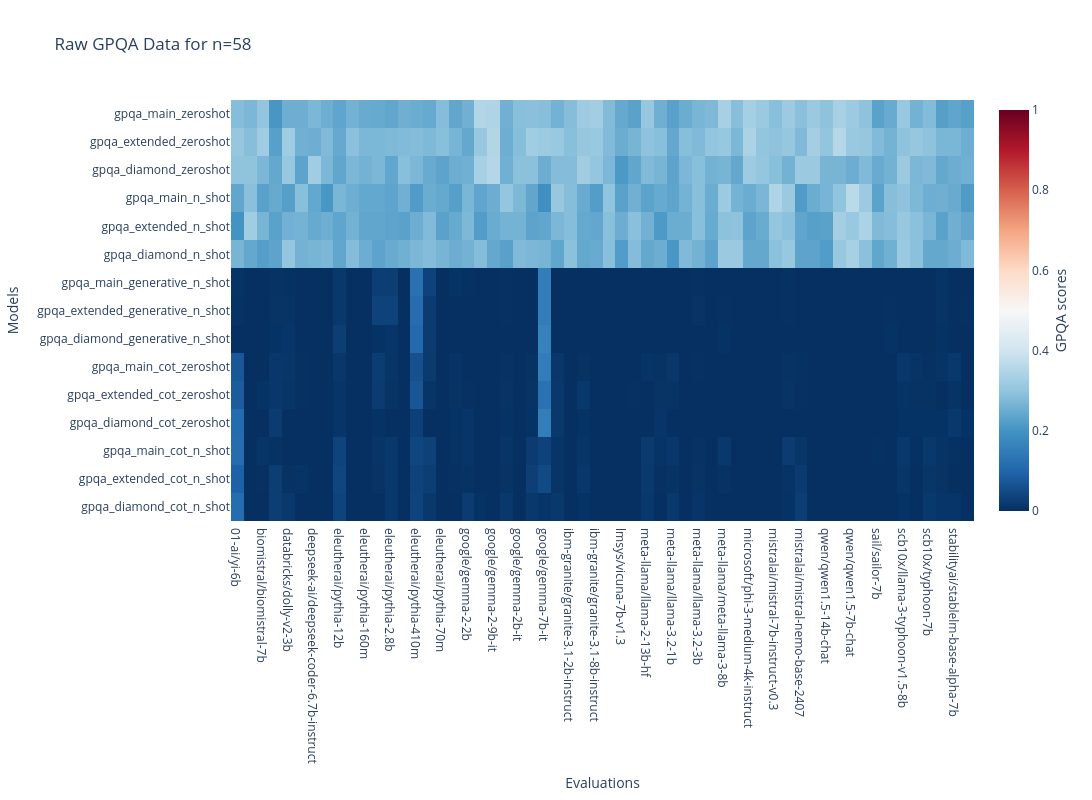

Notebook code cell kept with this figure:
### Code cell
import pandas as pd

eval_losses = pd.read_csv('evals_aggregate_n58.csv', index_col=0)
gpqa_data = eval_losses.loc[:, gpqa_evals]
gpqa_data = gpqa_data.sort_index()

# Make plotly heatmap 
import plotly.graph_objects as go
fig = go.Figure(data=go.Heatmap(
        z=gpqa_data.values.T,
        x=gpqa_data.index,  # evaluations on x-axis
        y=gpqa_data.columns,    # models on y-axis (ordered by PC)
        colorscale='RdBu_r',
        hoverongaps=False,
        zmid=0.5,
        colorbar=dict(title='GPQA scores', title_side='right')
    ))
fig.update_layout(
        title=f'Raw GPQA Data for n=58',
        xaxis_title='Evaluations',
        yaxis_title='Models',
        height=800,
        width=1500
    )

fig.show()

fig.write_image('/Users/liam/quests/lsoc-psych/lsoc1/figures/aggregate_pca_v1/gpqa_heatmap_n58.png', scale=2)

### Figure 1 — Plotly figure (JSON) as saved in the notebook; plotly's stock layout.template omitted (floating-point values rounded to 4 significant figures; data arrays with more than 128 entries replaced by an {"elided": "..."} marker saying what was removed)
{"data": [{"colorbar": {"title": {"side": "right", "text": "GPQA scores"}}, "colorscale": [[0, "rgb(5,48,97)"], [0.1, "rgb(33,102,172)"], [0.2, "rgb(67,147,195)"], [0.3, "rgb(146,197,222)"], [0.4, "rgb(209,229,240)"], [0.5, "rgb(247,247,247)"], [0.6, "rgb(253,219,199)"], [0.7, "rgb(244,165,130)"], [0.8, "rgb(214,96,77)"], [0.9, "rgb(178,24,43)"], [1, "rgb(103,0,31)"]], "hoverongaps": false, "type": "heatmap", "x": ["01-ai/yi-6b", "01-ai/yi-6b-chat", "biomistral/biomistral-7b", "databricks/dolly-v2-12b", "databricks/dolly-v2-3b", "databricks/dolly-v2-7b", "deepseek-ai/deepseek-coder-6.7b-instruct", "deepseek-ai/deepseek-r1-distill-llama-8b", "eleutherai/pythia-12b", "eleutherai/pythia-14m", "eleutherai/pythia-160m", "eleutherai/pythia-1b", "eleutherai/pythia-2.8b", "eleutherai/pythia-31m", "eleutherai/pythia-410m", "eleutherai/pythia-6.9b", "eleutherai/pythia-70m", "epfl-llm/meditron-7b", "google/gemma-2-2b", "google/gemma-2-9b", "google/gemma-2-9b-it", "google/gemma-2b", "google/gemma-2b-it", "google/gemma-7b", "google/gemma-7b-it", "ibm-granite/granite-3.1-2b-base", "ibm-granite/granite-3.1-2b-instruct", "ibm-granite/granite-3.1-8b-base", "ibm-granite/granite-3.1-8b-instruct", "lmsys/vicuna-13b-v1.3", "lmsys/vicuna-7b-v1.3", "maritaca-ai/sabia-7b", "meta-llama/llama-2-13b-hf", "meta-llama/llama-2-7b-hf", "meta-llama/llama-3.2-1b", "meta-llama/llama-3.2-1b-instruct", "meta-llama/llama-3.2-3b", "meta-llama/llama-3.2-3b-instruct", "meta-llama/meta-llama-3-8b", "microsoft/phi-2", "microsoft/phi-3-medium-4k-instruct", "microsoft/phi-3-small-8k-instruct", "mistralai/mistral-7b-instruct-v0.3", "mistralai/mistral-7b-v0.1", "mistralai/mistral-nemo-base-2407", "qwen/qwen1.5-14b", "qwen/qwen1.5-14b-chat", "qwen/qwen1.5-7b", "qwen/qwen1.5-7b-chat", "qwen/qwen2.5-7b-instruct", "sail/sailor-7b", "sail/sailor-7b-chat", "scb10x/llama-3-typhoon-v1.5-8b", "scb10x/llama-3-typhoon-v1.5-8b-instruct", "scb10x/typhoon-7b", "stabilityai/stablelm-base-alpha-3b", "stabilityai/stablelm-base-alpha-7b", "tiiuae/falcon-7b"], "y": ["gpqa_diamond_cot_n_shot", "gpqa_extended_cot_n_shot", "gpqa_main_cot_n_shot", "gpqa_diamond_cot_zeroshot", "gpqa_extended_cot_zeroshot", "gpqa_main_cot_zeroshot", "gpqa_diamond_generative_n_shot", "gpqa_extended_generative_n_shot", "gpqa_main_generative_n_shot", "gpqa_diamond_n_shot", "gpqa_extended_n_shot", "gpqa_main_n_shot", "gpqa_diamond_zeroshot", "gpqa_extended_zeroshot", "gpqa_main_zeroshot"], "z": {"elided": "15x58 float values"}, "zmid": 0.5}], "layout": {"height": 800, "title": {"text": "Raw GPQA Data for n=58"}, "width": 1500, "xaxis": {"title": {"text": "Evaluations"}}, "yaxis": {"title": {"text": "Models"}}}}
